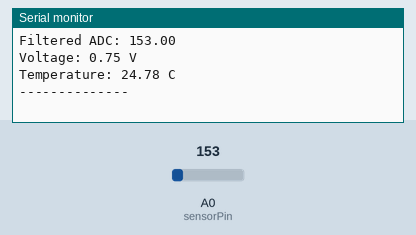
The sketch below on a simulated Arduino Uno, built with avr-gcc and run on an emulated ATmega328P. On the bench: the last lines printed to the serial monitor. The test bench sets the inputs (shaded band); at power-on: A0 (sensorPin) = 153.

Above: at 1.2 s.
1.3 s: A0 (sensorPin) set to 165
At 2.7 s:
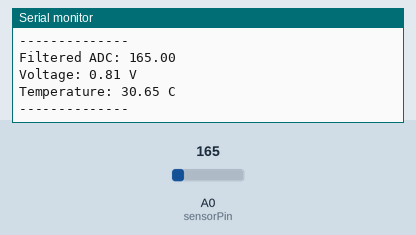
2.8 s: A0 (sensorPin) set to 175
At 4.4 s:
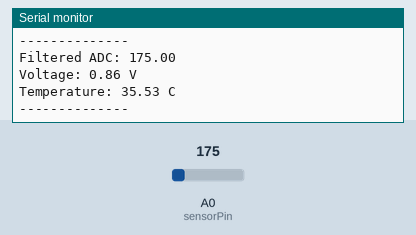
Timing chart, 0 to 5.9 s (numbered marks = the images above; inputs shaded):
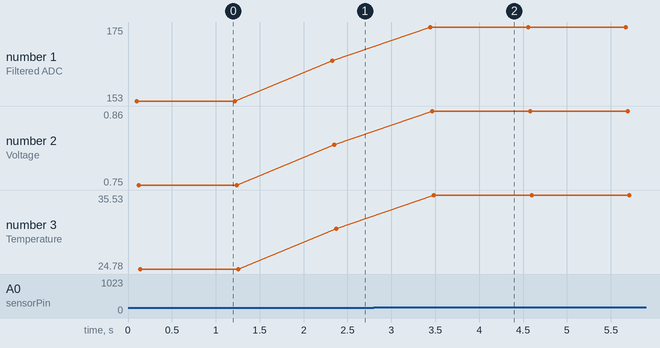

Measured:
- after the input at 1.3 s, the serial monitor: prints a new line after 1.0 s (image 1)
- after the input at 2.8 s, the serial monitor: prints a new line after 0.64 s (image 2)
- plotted number 1: 153 → 165 after the input at 1.3 s, 165 → 175 after the input at 2.8 s
- plotted number 2: 0.75 → 0.81 after the input at 1.3 s, 0.81 → 0.86 after the input at 2.8 s
- plotted number 3: 24.78 → 30.65 after the input at 1.3 s, 30.65 → 35.53 after the input at 2.8 s

The sketch:

Assignment10.ino
```cpp
const int sensorPin = A0;

void setup() {
  Serial.begin(9600);
}

void loop() {
  int total = 0;

  for (int i = 0; i < 10; i++) {
    total += analogRead(sensorPin);
    delay(10);
  }

  float average = total / 10.0;
  float voltage = average * 5.0 / 1023.0;

  // TMP36 temperature conversion
  float temperature = (voltage - 0.5) * 100.0;

  Serial.print("Filtered ADC: ");
  Serial.println(average);

  Serial.print("Voltage: ");
  Serial.print(voltage);
  Serial.println(" V");

  Serial.print("Temperature: ");
  Serial.print(temperature);
  Serial.println(" C");

  Serial.println("--------------");

  delay(1000);
}
```
